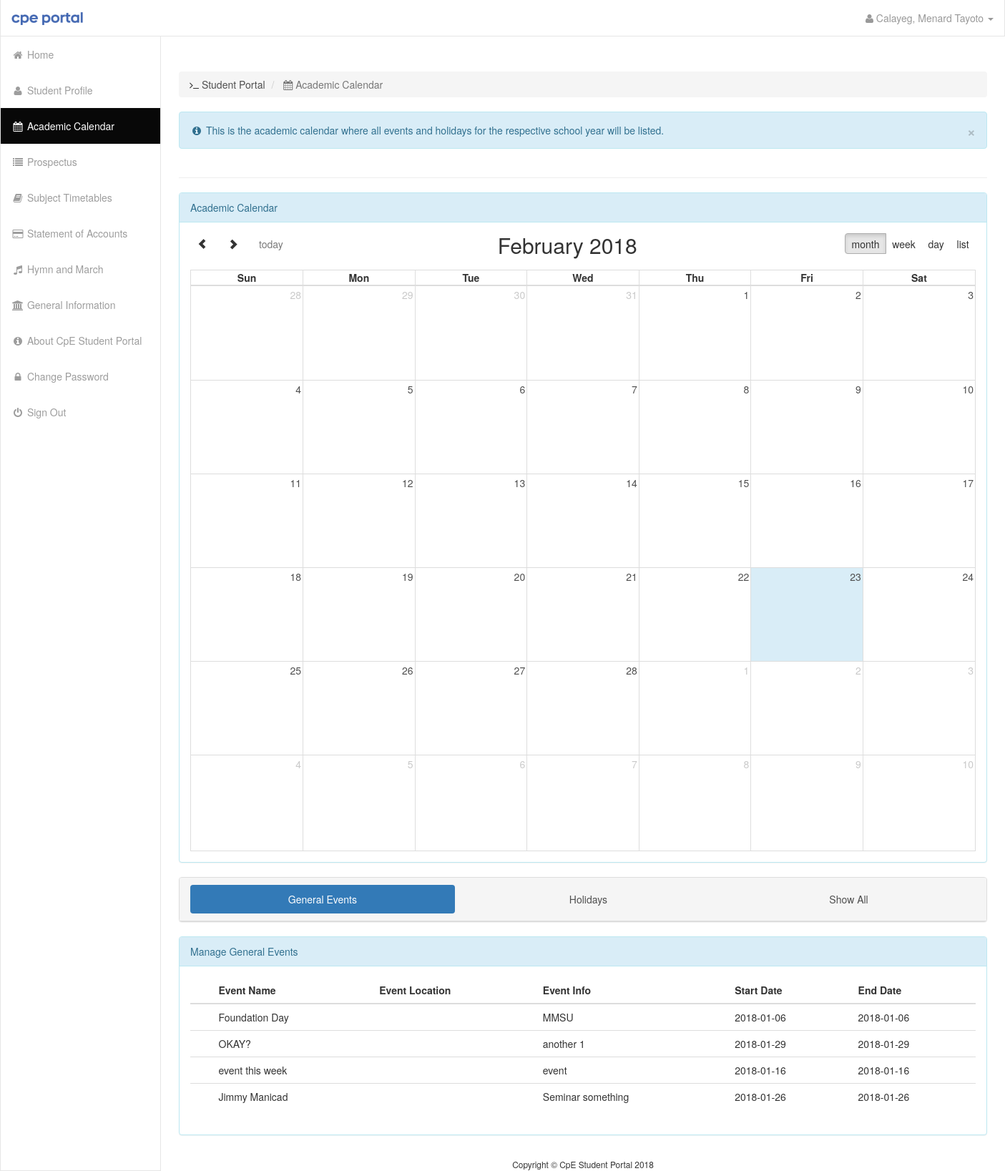
Screenshot of /calendar.php (signed in) with the database file from the repository.
### tables this page shows
CREATE TABLE `events` (
  `id` int(11) NOT NULL,
  `start` date DEFAULT NULL,
  `end` date DEFAULT NULL,
  `title` text,
  `description` text NOT NULL
);

### functions/includes.php (called while the page is built, shortened)
<?php
	function get_header(){
		require_once($_SERVER["DOCUMENT_ROOT"] . "/includes/header.php");
	}
 	function calendar_extra(){
		require_once($_SERVER["DOCUMENT_ROOT"] . "/includes/calendar_extra.php");
	}
	function user_nav(){
		require_once($_SERVER["DOCUMENT_ROOT"] . "/includes/user_nav.php");
	}
?>

### php/showCalendar.php (the view, shortened to what this page needs)
			  <?php
	  function showUserCalendar() {
					echo '<div class="panel panel-default">
								<div class="panel-heading" style="text-align: center;" id="myTabs">
									<ul class="nav nav-pills nav-justified">
										<li class="active">
										<a  href="#1" data-toggle="tab">General Events</a>
										</li>
										<li><a href="#2" data-toggle="tab">Holidays</a>
										</li>
										<li><a  id="tabAll" href="#3" data-toggle="tab">Show All</a>
										</li>
									</ul>
								</div>
							</div>';
					echo '<div class="tab-content">';
					echo '<div class="active tab-pane" id="1">';
					echo "<div class=\"row\"><div class=\"col-lg-12\"><div class=\"panel panel-info\">
					<div class=\"panel-heading\">Manage General Events</div><div class=\"panel-body\"><div class=\"table-responsive\">
					<table id=\"eventstable\" class=\"table\">
					<thead>
					<tr>
					<th style=\"font-size: 0px\">ID</th>
					<th>Event Name</th>
					<th>Event Location</th>
					<th>Event Info</th>
					<th>Start Date</th>
					<th>End Date</th>
					</tr>
					</thead>
					<tbody class=\"list\">";
					$conn = getDB('cpe-studentportal');
					$stmt = $conn->prepare("SELECT * from `events`");
					$stmt->execute();
					foreach(($stmt->fetchAll()) as $row) {
						echo "<tr>
						<td style=\"font-size: 0px\" class=\"id\">" . $row['id'] . "</td>
						<td \">" . $row['title'] . "</td>
						<td >" . $row['location'] . "</td>
						<td >" . $row['description'] . "</td>
						<td class=\"startdatePicker\" >" . $row['start'] . "</td>
						<td class=\"enddatePicker\" >" . $row['end'] . "</td>
						</tr>";
					}
					echo "</tbody></table></div></div></div></div></div></div>";
					echo '<div class="tab-pane" id="2">';
					echo "<div class=\"row\"><div class=\"col-lg-12\"><div class=\"panel panel-success\">
					<div class=\"panel-heading\">Manage Holidays (Working and Non-working) </div><div class=\"panel-body\"><div class=\"table-responsive\">
					<table id=\"eventstable\" class=\"table\">
					<thead>
					<tr>
					<th style=\"font-size: 0px\">ID</th>
					<th>Event Name</th>
					<th>Event Location</th>
					<th>Event Info</th>
					<th>Start Date</th>
					<th>End Date</th>
					</tr>
					</thead>
					<tbody class=\"list\">";
					$conn = getDB('cpe-studentportal');
					$stmt = $conn->prepare("SELECT * from `holidays`");
					$stmt->execute();
					foreach(($stmt->fetchAll()) as $row) {
						echo "<tr>
						<td style=\"font-size: 0px\" class=\"id\">" . $row['id'] . "</td>
						<td \">" . $row['title'] . "</td>
						<td >" . $row['location'] . "</td>
						<td >" . $row['description'] . "</td>
						<td class=\"startdatePicker\" >" . $row['start'] . "</td>
						<td class=\"enddatePicker\" >" . $row['end'] . "</td>
						</tr>";
					}
					echo "</tbody></table></div></div></div></div></div></div></div>";
	  }
?>

### calendar.php (shortened to what this page needs)
<!DOCTYPE html>
<html lang="en">
<head>
<?php
	require_once($_SERVER["DOCUMENT_ROOT"] . "/functions/includes.php");
	get_header();
	calendar_extra();
?>
</head>
<body>
    <div id="wrapper">
        <?php user_nav(); ?>
        <div id="page-wrapper">
            <div class="container-fluid">
				<br/>
                <div class="row">
                    <div class="col-lg-12">
					   <ol class="breadcrumb">
                            <li>
                                <i class="fa fa-terminal"></i>  <a href="index.php">Student Portal</a>
                            </li>
                            <li class="active">
                                <i class="fa fa-calendar"></i> Academic Calendar
                            </li>
                        </ol>
                    </div>
                </div>
				<div class="row">
					<div class="col-lg-12">
						<div class="alert alert-info" role="alert">
						  <i class="fa fa-fw fa-info-circle"></i> This is the academic calendar where all events and holidays for the respective school year will be listed.
						  <a href="#" class="close" data-dismiss="alert" aria-label="close">&times;</a>
						</div>
					</div>
				</div>
				<hr/>
				<div class="row">
					<div class="col-lg-12">
						<div class="panel panel-info">
							<div class="panel-heading">
								Academic Calendar
							</div>
							<div class="panel-body">
								<div id="calendar"></div>
							</div>
						</div>
					</div>
				</div>
				<div class="row">
					<div class="col-lg-12">
						<?php
						require($_SERVER["DOCUMENT_ROOT"] . '/php/showCalendar.php');
						echo showUserCalendar();
						?>
					</div>
				</div>
			</div>
        </div>
		<footer class="sticky-footer">
		  <div class="container">
			<div class="text-center">
			  <small>Copyright © CpE Student Portal <?php echo date('Y') ?></small>
			</div>
		  </div>
		</footer>
    </div>
</body>
</html>

### includes/header.php (shortened to what this page needs)
<link rel="stylesheet" href="https://cdnjs.cloudflare.com/ajax/libs/bootswatch/3.3.7/lumen/bootstrap.min.css" />-->
   <link href="/assets/bootstrap/css/sb-admin.css" rel="stylesheet">
   <link href="/assets/font-awesome/css/font-awesome.min.css" rel="stylesheet" type="text/css">
<link rel="stylesheet" href="/assets/pace/pace-theme-flash.css">

### includes/calendar_extra.php (shortened to what this page needs)
<link href="/assets/fullcalendar/css/fullcalendar.min.css" rel="stylesheet" />
<link href="/assets/datetimepicker/bootstrap-datetimepicker.css" rel="stylesheet">
<link href="/assets/datetimepicker/bootstrap-datetimepicker-standalone.css" rel="stylesheet">

### includes/user_nav.php (shortened to what this page needs)
     <nav class="navbar navbar-inverse navbar-fixed-top" role="navigation">
         <div class="navbar-header">
             <a class="navbar-brand" href="index.php"><img style="max-width:100%;max-height:100%;" src="/assets/images/cpe-portal-white.png"/></a>
         </div>
<ul class="nav navbar-right top-nav">
             <li class="dropdown">
                 <a href="index.php" class="dropdown-toggle" data-toggle="dropdown" aria-expanded="true">
		<i class="fa fa-user"></i> <?php echo $_SESSION["name"][1] . ', ' . $_SESSION["name"][2] . ' ' . $_SESSION["name"][3]?> <b class="caret"></b></a>
		<div class="dropdown-backdrop"></div>
             </li>
         </ul>
         <div class="collapse navbar-collapse navbar-ex1-collapse" id="tabs">
             <ul class="nav navbar-nav side-nav">
                 <li>
                     <a href="index.php"><i class="fa fa-fw fa-home"></i> Home</a>
                 </li>
                 <li>
                     <a href="profile.php"><i class="fa fa-fw fa-user"></i> Student Profile</a>
                 </li>
                 <li>
                     <a href="calendar.php"><i class="fa fa-fw fa-calendar"></i> Academic Calendar</a>
                 </li>
		<li>
                     <a href="prospectus.php"><i class="fa fa-fw fa-list"></i> Prospectus</a>
                 </li>
                 <li>
                     <a href="timetables.php"><i class="fa fa-fw fa-book"></i> Subject Timetables</a>
                 </li>
		<li>
                     <a href="soa.php"><i class="fa fa-fw fa-credit-card"></i> Statement of Accounts</a>
                 </li>
		<li>
                     <a href="hymnmarch.php"><i class="fa fa-fw fa-music"></i> Hymn and March</a>
                 </li>
		<li>
                     <a href="geninfo.php"><i class="fa fa-fw fa-university"></i> General Information</a>
                 </li>
                 <li>
                     <a href="about.php"><i class="fa fa-fw fa-info-circle"></i> About CpE Student Portal</a>
                 </li>
		<li>
                     <a href="changepass.php"><i class="fa fa-fw fa-lock"></i> Change Password</a>
                 </li>
                 <li>
                     <a href="logout.php"><i class="fa fa-fw fa-power-off"></i> Sign Out</a>
                 </li>
             </ul>
         </div>
     </nav>

### includes/header.php (style rules this page uses)
.navbar { border-width: 0 1px 1px 1px; }
.navbar-inverse { background-color: #ffffff; border-color: #e6e6e6; }
.side-nav { border: 1px solid #e6e6e6; }
a { color: #4f4f4f; text-decoration: none; }

### rows the page displays
events: title "Foundation Day", description "MMSU", start "2018-01-06", end "2018-01-06"
events: title "OKAY?", description "another 1", start "2018-01-29", end "2018-01-29"
events: title "event this week", description "event", start "2018-01-16", end "2018-01-16"
events: title "Jimmy Manicad", description "Seminar something", start "2018-01-26", end "2018-01-26"

### other values shown
$_SESSION["name"][1] "Calayeg"
$_SESSION["name"][2] "Menard"
$_SESSION["name"][3] "Tayoto"
